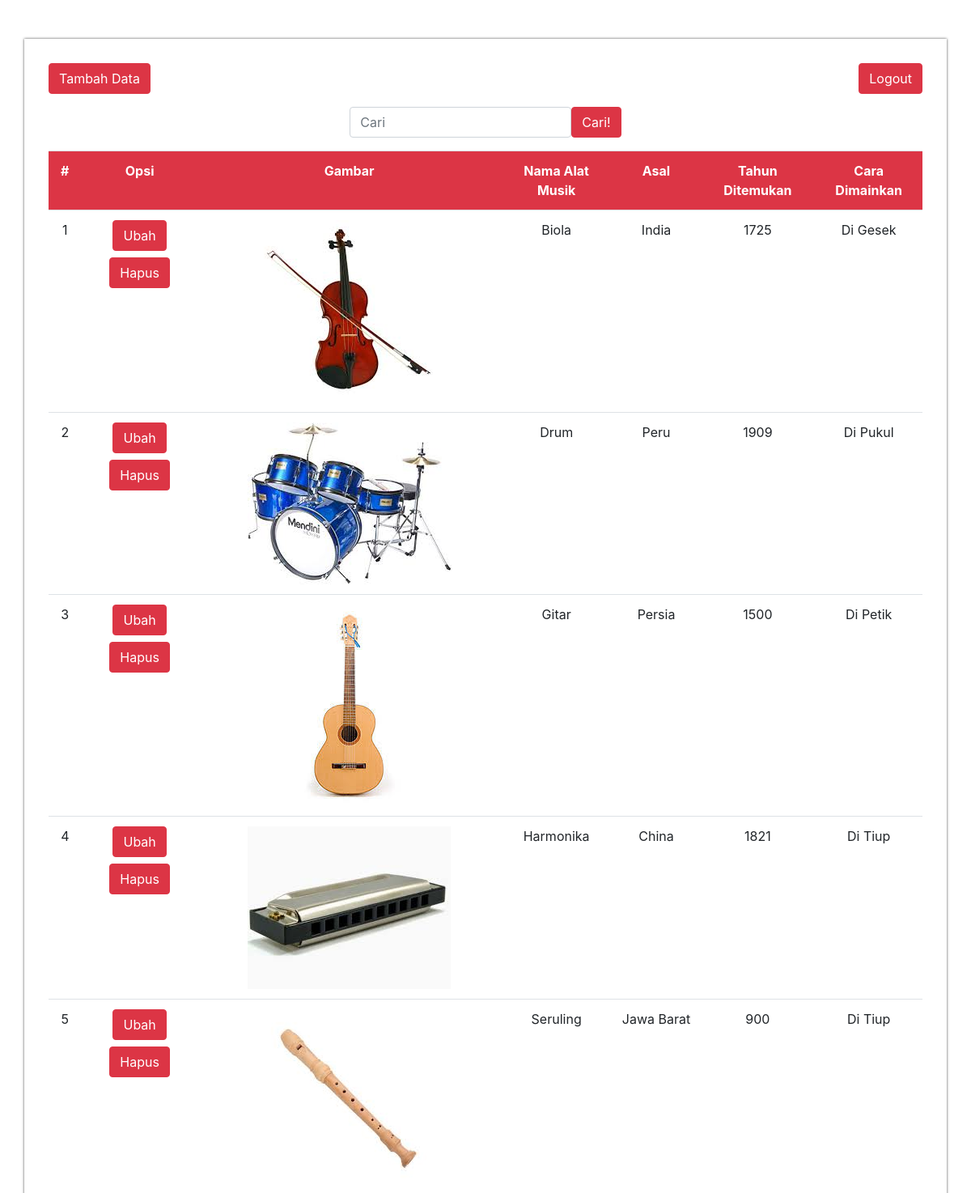
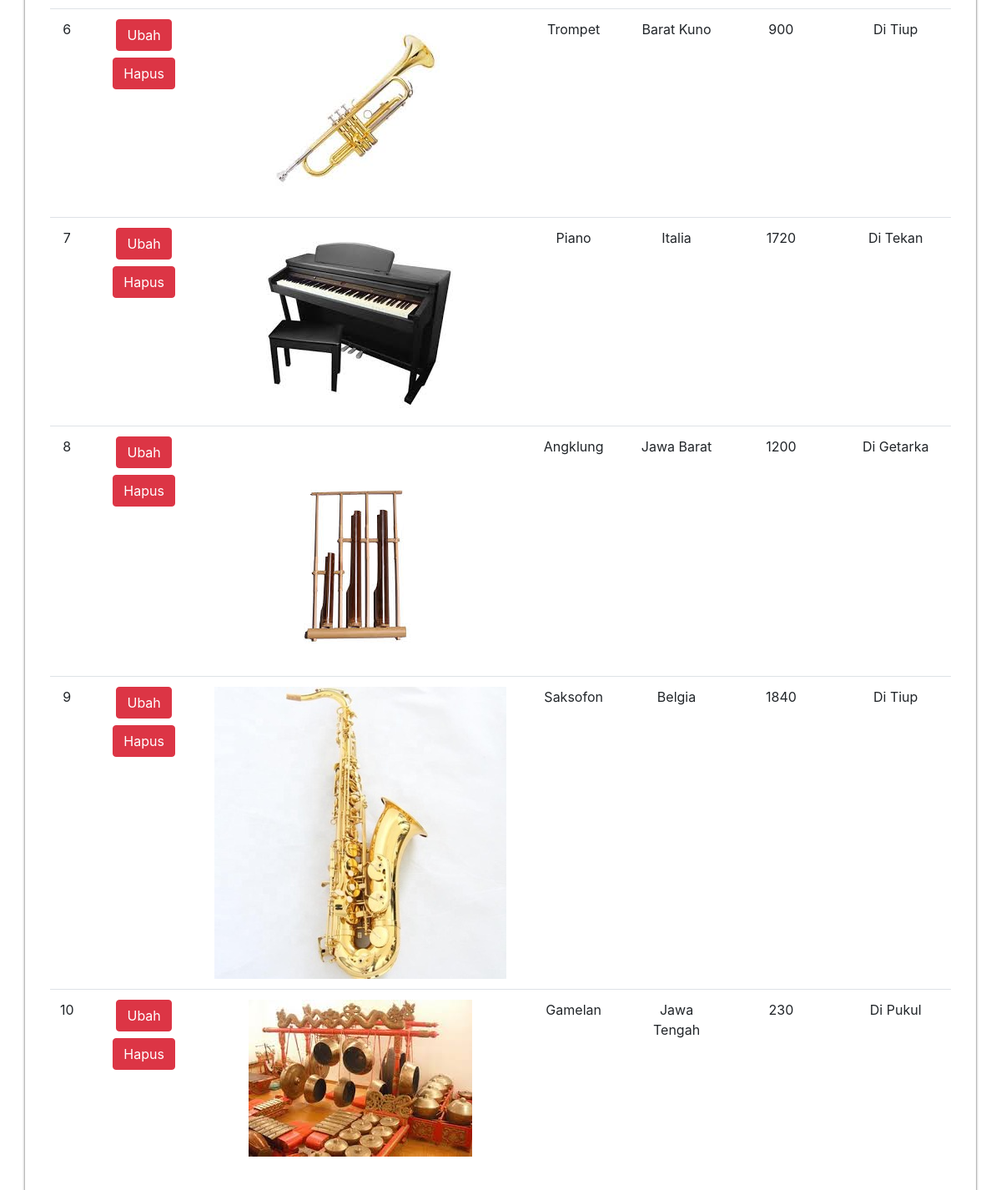
/php/admin.php (signed in), run on the app's committed database (2 pictures, top to bottom).
### tables this page shows
CREATE TABLE `musik` (
  `id` int(11) NOT NULL,
  `gambar` varchar(100) NOT NULL,
  `nama_alat_musik` varchar(25) NOT NULL,
  `asal` varchar(25) NOT NULL,
  `tahun_ditemukan` varchar(4) NOT NULL,
  `cara_dimainkan` varchar(10) NOT NULL
);

### php/functions.php (called while the page is built, shortened)
<?php
function koneksi()
{
    $conn = mysqli_connect("localhost", "root", "") or die("Koneksi ke DB gagal.");
    mysqli_select_db($conn, "tubes_193040069") or die("Database salah!");
    return $conn;
}
function query($sql)
{
    $conn = koneksi();
    $result = mysqli_query($conn, "$sql");
    $rows = [];
    while ($row = mysqli_fetch_assoc($result)) {
        $rows[] = $row;
    }
    return $rows;
}

### php/admin.php (the view, shortened to what this page needs)
<?php
require 'functions.php';
$musik = query("SELECT * FROM musik");
if (isset($_GET['cari'])) {
  $keyword = $_GET['keyword'];
  $musik = query("SELECT * FROM musik WHERE
               gambar LIKE '%$keyword%' OR
               nama_alat_musik LIKE '%$keyword%' OR
               asal LIKE '%$keyword%' OR
               tahun_ditemukan LIKE '%$keyword%' OR
               cara_dimainkan LIKE '%keyword%' ");
} else {
  $musik = query("SELECT * FROM musik");
}
?>
<!DOCTYPE html>
<html lang="en">
<head>
  <link rel="stylesheet" href="https://stackpath.bootstrapcdn.com/bootstrap/4.4.1/css/bootstrap.min.css">
</head>
<body style="background-image: url(https://images.unsplash.com/photo-1514649923863-ceaf75b7ec00?ixlib=rb-1.2.1&ixid=eyJhcHBfaWQiOjEyMDd9&auto=format&fit=crop&w=1534&q=80)">
  <div class="container mt-5 mb-5" style="background-color: white; margin-top:50px; padding:30px; box-shadow:0px 0px 3px rgba(0,0,0,0.7);">
    <div class="add float-right">
      <a href="logout.php"><button class="btn btn-danger">Logout</button></a>
    </div>
    <div class="add">
      <a href="tambah.php"><button class="btn btn-danger">Tambah Data</button></a>
    </div>
    <form action="" method="GET" class="form-inline mb-3">
      <div class="form-group mx-auto mt-3">
        <input type="text" class="form-control" id="keyword" name="keyword" placeholder="Cari" autofocus>
        <button type="submit" name="cari" class="btn btn-danger">Cari!</button>
      </div>
    </form>
    <table border="0" cellpadding="13" cellspacing="0" class="table text-center">
      <tr class="bg-danger" style="color: white;">
        <th>#</th>
        <th>Opsi</th>
        <th>Gambar</th>
        <th>Nama Alat Musik</th>
        <th>Asal</th>
        <th>Tahun Ditemukan</th>
        <th>Cara Dimainkan</th>
      </tr>
      <?php if (empty($musik)) : ?>
        <tr>
          <td colspan="7">
            <h1>Data Tidak Ditemukan</h1>
          </td>
        </tr>
      <?php else : ?>
        <?php $i = 1; ?>
        <?php foreach ($musik as $msk) : ?>
          <tr>
            <td><?= $i; ?></td>
            <td>
              <a href="ubah.php?id=<?= $msk['id'] ?>"><button class="btn btn-danger">Ubah</button></a>
              <a href="hapus.php?id=<?= $msk['id'] ?>" onclick="return confirm('Hapus Data??')" class="btn btn-danger mt-2">Hapus</a>
            </td>
            <td><img src="../assets/img/<?= $msk['gambar']; ?>" alt=""></td>
            <td><?= $msk['nama_alat_musik']; ?></td>
            <td><?= $msk['asal']; ?></td>
            <td><?= $msk['tahun_ditemukan']; ?></td>
            <td><?= $msk['cara_dimainkan']; ?></td>
          </tr>
          <?php $i++; ?>
        <?php endforeach; ?>
      <?php endif; ?>
    </table>
  </div>
</body>
</html>

### data on the page
musik: gambar (picture), nama_alat_musik "Biola", asal "India", tahun_ditemukan "1725", cara_dimainkan "Di Gesek"
musik: gambar (picture), nama_alat_musik "Drum", asal "Peru", tahun_ditemukan "1909", cara_dimainkan "Di Pukul"
musik: gambar (picture), nama_alat_musik "Gitar", asal "Persia", tahun_ditemukan "1500", cara_dimainkan "Di Petik"
musik: gambar (picture), nama_alat_musik "Harmonika", asal "China", tahun_ditemukan "1821", cara_dimainkan "Di Tiup"
musik: gambar (picture), nama_alat_musik "Seruling", asal "Jawa Barat", tahun_ditemukan "900", cara_dimainkan "Di Tiup"
musik: gambar (picture), nama_alat_musik "Trompet", asal "Barat Kuno", tahun_ditemukan "900", cara_dimainkan "Di Tiup"
musik: gambar (picture), nama_alat_musik "Piano", asal "Italia", tahun_ditemukan "1720", cara_dimainkan "Di Tekan"
musik: gambar (picture), nama_alat_musik "Angklung", asal "Jawa Barat", tahun_ditemukan "1200", cara_dimainkan "Di Getarka"
musik: gambar (picture), nama_alat_musik "Saksofon", asal "Belgia", tahun_ditemukan "1840", cara_dimainkan "Di Tiup"
musik: gambar (picture), nama_alat_musik "Gamelan", asal "Jawa Tengah", tahun_ditemukan "230", cara_dimainkan "Di Pukul"
